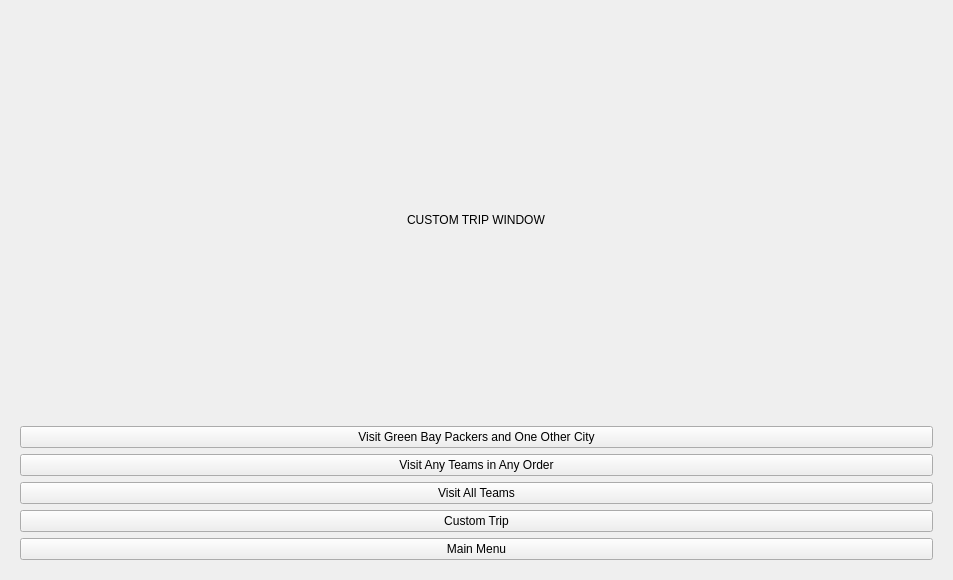
<?xml version="1.0" encoding="UTF-8"?>
<ui version="4.0">
 <class>tripselectwindow</class>
 <widget class="QWidget" name="tripselectwindow">
  <property name="geometry">
   <rect>
    <x>0</x>
    <y>0</y>
    <width>953</width>
    <height>580</height>
   </rect>
  </property>
  <property name="windowTitle">
   <string>Form</string>
  </property>
  <layout class="QGridLayout" name="gridLayout">
   <item row="0" column="0">
    <widget class="QStackedWidget" name="tripStackedWidget">
     <property name="currentIndex">
      <number>0</number>
     </property>
     <widget class="QWidget" name="CustomMainPage">
      <layout class="QGridLayout" name="gridLayout_5">
       <item row="0" column="0">
        <layout class="QHBoxLayout" name="horizontalLayout_16">
         <item>
          <spacer name="horizontalSpacer_10">
           <property name="orientation">
            <enum>Qt::Horizontal</enum>
           </property>
           <property name="sizeHint" stdset="0">
            <size>
             <width>40</width>
             <height>20</height>
            </size>
           </property>
          </spacer>
         </item>
         <item>
          <widget class="QLabel" name="label">
           <property name="text">
            <string>CUSTOM TRIP WINDOW</string>
           </property>
          </widget>
         </item>
         <item>
          <spacer name="horizontalSpacer_11">
           <property name="orientation">
            <enum>Qt::Horizontal</enum>
           </property>
           <property name="sizeHint" stdset="0">
            <size>
             <width>40</width>
             <height>20</height>
            </size>
           </property>
          </spacer>
         </item>
        </layout>
       </item>
       <item row="1" column="0">
        <layout class="QVBoxLayout" name="verticalLayout">
         <item>
          <widget class="QPushButton" name="DJPushButton">
           <property name="text">
            <string>Visit Green Bay Packers and One Other City</string>
           </property>
          </widget>
         </item>
         <item>
          <widget class="QPushButton" name="OrderPushButton">
           <property name="text">
            <string>Visit Any Teams in Any Order</string>
           </property>
          </widget>
         </item>
         <item>
          <widget class="QPushButton" name="PatriotsPushButton">
           <property name="text">
            <string>Visit All Teams</string>
           </property>
          </widget>
         </item>
         <item>
          <widget class="QPushButton" name="CustomPushButton">
           <property name="text">
            <string>Custom Trip</string>
           </property>
          </widget>
         </item>
         <item>
          <widget class="QPushButton" name="mainMenuPushButton">
           <property name="text">
            <string>Main Menu</string>
           </property>
          </widget>
         </item>
        </layout>
       </item>
      </layout>
     </widget>
     <widget class="QWidget" name="DJTrip">
      <layout class="QGridLayout" name="gridLayout_6">
       <item row="0" column="0">
        <layout class="QHBoxLayout" name="horizontalLayout_18">
         <item>
          <spacer name="horizontalSpacer_14">
           <property name="orientation">
            <enum>Qt::Horizontal</enum>
           </property>
           <property name="sizeHint" stdset="0">
            <size>
             <width>40</width>
             <height>20</height>
            </size>
           </property>
          </spacer>
         </item>
         <item>
          <widget class="QPushButton" name="goBackPushButton">
           <property name="text">
            <string>Go Back</string>
           </property>
          </widget>
         </item>
        </layout>
       </item>
       <item row="1" column="0">
        <layout class="QHBoxLayout" name="horizontalLayout_17">
         <item>
          <spacer name="horizontalSpacer_12">
           <property name="orientation">
            <enum>Qt::Horizontal</enum>
           </property>
           <property name="sizeHint" stdset="0">
            <size>
             <width>40</width>
             <height>20</height>
            </size>
           </property>
          </spacer>
         </item>
         <item>
          <widget class="QLabel" name="label_3">
           <property name="font">
            <font>
             <pointsize>24</pointsize>
            </font>
           </property>
           <property name="text">
            <string>Visit Packers and One Other Team</string>
           </property>
          </widget>
         </item>
         <item>
          <spacer name="horizontalSpacer_13">
           <property name="orientation">
            <enum>Qt::Horizontal</enum>
           </property>
           <property name="sizeHint" stdset="0">
            <size>
             <width>40</width>
             <height>20</height>
            </size>
           </property>
          </spacer>
         </item>
        </layout>
       </item>
       <item row="2" column="0">
        <spacer name="verticalSpacer">
         <property name="orientation">
          <enum>Qt::Vertical</enum>
         </property>
         <property name="sizeHint" stdset="0">
          <size>
           <width>20</width>
           <height>175</height>
          </size>
         </property>
        </spacer>
       </item>
       <item row="3" column="0">
        <layout class="QVBoxLayout" name="verticalLayout_7">
         <item>
          <widget class="QLabel" name="label_4">
           <property name="text">
            <string>Choose Another Team to Visit:</string>
           </property>
          </widget>
         </item>
         <item>
          <layout class="QHBoxLayout" name="horizontalLayout_3">
           <item>
            <widget class="QComboBox" name="DJTeamsComboBox"/>
           </item>
           <item>
            <widget class="QPushButton" name="DJSelectPushButton">
             <property name="text">
              <string>Select</string>
             </property>
            </widget>
           </item>
          </layout>
         </item>
         <item>
          <layout class="QHBoxLayout" name="horizontalLayout_4">
           <item>
            <widget class="QLabel" name="label_5">
             <property name="font">
              <font>
               <pointsize>12</pointsize>
              </font>
             </property>
             <property name="text">
              <string>Distance Traveled:</string>
             </property>
            </widget>
           </item>
           <item>
            <widget class="QLabel" name="DJCostLabel">
             <property name="font">
              <font>
               <pointsize>12</pointsize>
              </font>
             </property>
             <property name="text">
              <string/>
             </property>
            </widget>
           </item>
          </layout>
         </item>
        </layout>
       </item>
       <item row="4" column="0">
        <spacer name="verticalSpacer_2">
         <property name="orientation">
          <enum>Qt::Vertical</enum>
         </property>
         <property name="sizeHint" stdset="0">
          <size>
           <width>20</width>
           <height>174</height>
          </size>
         </property>
        </spacer>
       </item>
      </layout>
     </widget>
     <widget class="QWidget" name="CustomTrip">
      <layout class="QGridLayout" name="gridLayout_4">
       <item row="0" column="0">
        <layout class="QVBoxLayout" name="verticalLayout_6">
         <item>
          <layout class="QHBoxLayout" name="horizontalLayout_15">
           <item>
            <spacer name="horizontalSpacer_8">
             <property name="orientation">
              <enum>Qt::Horizontal</enum>
             </property>
             <property name="sizeHint" stdset="0">
              <size>
               <width>40</width>
               <height>20</height>
              </size>
             </property>
            </spacer>
           </item>
           <item>
            <widget class="QLabel" name="label_6">
             <property name="font">
              <font>
               <pointsize>24</pointsize>
              </font>
             </property>
             <property name="text">
              <string>Custom Trip</string>
             </property>
            </widget>
           </item>
           <item>
            <spacer name="horizontalSpacer_9">
             <property name="orientation">
              <enum>Qt::Horizontal</enum>
             </property>
             <property name="sizeHint" stdset="0">
              <size>
               <width>40</width>
               <height>20</height>
              </size>
             </property>
            </spacer>
           </item>
          </layout>
         </item>
         <item>
          <layout class="QHBoxLayout" name="horizontalLayout_5">
           <item>
            <widget class="QTableView" name="teamsCustomTableView"/>
           </item>
           <item>
            <widget class="QTableView" name="customTripTableView_2"/>
           </item>
          </layout>
         </item>
        </layout>
       </item>
       <item row="1" column="0">
        <layout class="QHBoxLayout" name="horizontalLayout_6">
         <item>
          <widget class="QComboBox" name="customTeamsComboBox"/>
         </item>
         <item>
          <widget class="QPushButton" name="addCustomTeamPushButton">
           <property name="text">
            <string>Add Team</string>
           </property>
          </widget>
         </item>
         <item>
          <widget class="QPushButton" name="calcCustomDistancePushButton">
           <property name="text">
            <string>Calculate Distance</string>
           </property>
          </widget>
         </item>
         <item>
          <widget class="QPushButton" name="customTripBeginFastestPushButton">
           <property name="text">
            <string>Begin Trip</string>
           </property>
          </widget>
         </item>
        </layout>
       </item>
      </layout>
     </widget>
     <widget class="QWidget" name="AllTeamTrip">
      <widget class="QWidget" name="verticalLayoutWidget">
       <property name="geometry">
        <rect>
         <x>10</x>
         <y>10</y>
         <width>911</width>
         <height>491</height>
        </rect>
       </property>
       <layout class="QVBoxLayout" name="verticalLayout_8">
        <item>
         <layout class="QHBoxLayout" name="horizontalLayout_19">
          <item>
           <spacer name="horizontalSpacer_15">
            <property name="orientation">
             <enum>Qt::Horizontal</enum>
            </property>
            <property name="sizeHint" stdset="0">
             <size>
              <width>40</width>
              <height>20</height>
             </size>
            </property>
           </spacer>
          </item>
          <item>
           <widget class="QLabel" name="label_10">
            <property name="font">
             <font>
              <pointsize>16</pointsize>
             </font>
            </property>
            <property name="text">
             <string>Visit All Teams Starting With New England Patriots</string>
            </property>
           </widget>
          </item>
          <item>
           <spacer name="horizontalSpacer_16">
            <property name="orientation">
             <enum>Qt::Horizontal</enum>
            </property>
            <property name="sizeHint" stdset="0">
             <size>
              <width>40</width>
              <height>20</height>
             </size>
            </property>
           </spacer>
          </item>
         </layout>
        </item>
        <item>
         <widget class="QTableView" name="AllTeamTableView"/>
        </item>
       </layout>
      </widget>
      <widget class="QWidget" name="horizontalLayoutWidget_2">
       <property name="geometry">
        <rect>
         <x>10</x>
         <y>510</y>
         <width>911</width>
         <height>51</height>
        </rect>
       </property>
       <layout class="QHBoxLayout" name="horizontalLayout_20">
        <item>
         <spacer name="horizontalSpacer_17">
          <property name="orientation">
           <enum>Qt::Horizontal</enum>
          </property>
          <property name="sizeHint" stdset="0">
           <size>
            <width>40</width>
            <height>20</height>
           </size>
          </property>
         </spacer>
        </item>
        <item>
         <widget class="QPushButton" name="AllTeamBeginPushButton">
          <property name="text">
           <string>Calc Route</string>
          </property>
         </widget>
        </item>
        <item>
         <widget class="QPushButton" name="pushButton">
          <property name="text">
           <string>BeginTrip</string>
          </property>
         </widget>
        </item>
        <item>
         <spacer name="horizontalSpacer_18">
          <property name="orientation">
           <enum>Qt::Horizontal</enum>
          </property>
          <property name="sizeHint" stdset="0">
           <size>
            <width>40</width>
            <height>20</height>
           </size>
          </property>
         </spacer>
        </item>
       </layout>
      </widget>
     </widget>
     <widget class="QWidget" name="UserOrderTrip">
      <layout class="QGridLayout" name="gridLayout_3">
       <item row="0" column="0">
        <layout class="QVBoxLayout" name="verticalLayout_5">
         <item>
          <layout class="QHBoxLayout" name="horizontalLayout_14">
           <item>
            <spacer name="horizontalSpacer_6">
             <property name="orientation">
              <enum>Qt::Horizontal</enum>
             </property>
             <property name="sizeHint" stdset="0">
              <size>
               <width>40</width>
               <height>20</height>
              </size>
             </property>
            </spacer>
           </item>
           <item>
            <widget class="QLabel" name="label_2">
             <property name="font">
              <font>
               <pointsize>24</pointsize>
              </font>
             </property>
             <property name="text">
              <string>Custom Order Trip</string>
             </property>
            </widget>
           </item>
           <item>
            <spacer name="horizontalSpacer_7">
             <property name="orientation">
              <enum>Qt::Horizontal</enum>
             </property>
             <property name="sizeHint" stdset="0">
              <size>
               <width>40</width>
               <height>20</height>
              </size>
             </property>
            </spacer>
           </item>
          </layout>
         </item>
         <item>
          <layout class="QHBoxLayout" name="horizontalLayout">
           <item>
            <widget class="QTableView" name="teamsTableView"/>
           </item>
           <item>
            <widget class="QTableView" name="customTripTableView"/>
           </item>
          </layout>
         </item>
        </layout>
       </item>
       <item row="1" column="0">
        <layout class="QHBoxLayout" name="horizontalLayout_2">
         <item>
          <widget class="QComboBox" name="teamsComboBox"/>
         </item>
         <item>
          <widget class="QPushButton" name="addOrderTeamPushButton">
           <property name="text">
            <string>Add Team</string>
           </property>
          </widget>
         </item>
         <item>
          <widget class="QPushButton" name="calcDistancePushButton">
           <property name="text">
            <string>Calculate Distance</string>
           </property>
          </widget>
         </item>
         <item>
          <widget class="QPushButton" name="BeginTripPushButton">
           <property name="text">
            <string>Begin Trip</string>
           </property>
          </widget>
         </item>
        </layout>
       </item>
      </layout>
     </widget>
     <widget class="QWidget" name="SouvenirPurchasePage">
      <layout class="QGridLayout" name="gridLayout_2">
       <item row="1" column="0">
        <layout class="QHBoxLayout" name="horizontalLayout_12">
         <item>
          <spacer name="horizontalSpacer_4">
           <property name="orientation">
            <enum>Qt::Horizontal</enum>
           </property>
           <property name="sizeHint" stdset="0">
            <size>
             <width>40</width>
             <height>20</height>
            </size>
           </property>
          </spacer>
         </item>
         <item>
          <widget class="QLabel" name="label_9">
           <property name="styleSheet">
            <string notr="true">font: 18pt &quot;Segoe UI&quot;;</string>
           </property>
           <property name="text">
            <string>Souvenir Page</string>
           </property>
          </widget>
         </item>
         <item>
          <spacer name="horizontalSpacer_5">
           <property name="orientation">
            <enum>Qt::Horizontal</enum>
           </property>
           <property name="sizeHint" stdset="0">
            <size>
             <width>40</width>
             <height>20</height>
            </size>
           </property>
          </spacer>
         </item>
        </layout>
       </item>
       <item row="0" column="0">
        <layout class="QHBoxLayout" name="horizontalLayout_11">
         <item>
          <spacer name="horizontalSpacer_3">
           <property name="orientation">
            <enum>Qt::Horizontal</enum>
           </property>
           <property name="sizeHint" stdset="0">
            <size>
             <width>40</width>
             <height>20</height>
            </size>
           </property>
          </spacer>
         </item>
         <item>
          <widget class="QPushButton" name="endTripPushButton">
           <property name="text">
            <string>End Trip</string>
           </property>
          </widget>
         </item>
        </layout>
       </item>
       <item row="2" column="0">
        <layout class="QHBoxLayout" name="horizontalLayout_10">
         <item>
          <layout class="QHBoxLayout" name="horizontalLayout_7">
           <item>
            <widget class="QComboBox" name="teamComboBox">
             <property name="minimumSize">
              <size>
               <width>150</width>
               <height>0</height>
              </size>
             </property>
            </widget>
           </item>
           <item>
            <widget class="QPushButton" name="pushButton_2">
             <property name="text">
              <string>Select Team</string>
             </property>
            </widget>
           </item>
          </layout>
         </item>
         <item>
          <spacer name="horizontalSpacer_2">
           <property name="orientation">
            <enum>Qt::Horizontal</enum>
           </property>
           <property name="sizeHint" stdset="0">
            <size>
             <width>40</width>
             <height>20</height>
            </size>
           </property>
          </spacer>
         </item>
        </layout>
       </item>
       <item row="5" column="0">
        <layout class="QHBoxLayout" name="horizontalLayout_13">
         <item>
          <layout class="QVBoxLayout" name="verticalLayout_2">
           <item>
            <widget class="QLabel" name="label_7">
             <property name="text">
              <string>Distance Table</string>
             </property>
            </widget>
           </item>
           <item>
            <widget class="QTableView" name="customTripDistanceTableView"/>
           </item>
          </layout>
         </item>
         <item>
          <layout class="QVBoxLayout" name="verticalLayout_3">
           <item>
            <widget class="QLabel" name="label_8">
             <property name="text">
              <string>Receipt Table</string>
             </property>
            </widget>
           </item>
           <item>
            <widget class="QTableView" name="receiptTableView"/>
           </item>
          </layout>
         </item>
         <item>
          <layout class="QVBoxLayout" name="verticalLayout_4">
           <item>
            <widget class="QLabel" name="totalAmountSpentLabel">
             <property name="text">
              <string/>
             </property>
            </widget>
           </item>
           <item>
            <widget class="QTableView" name="totalSpentTableView"/>
           </item>
          </layout>
         </item>
        </layout>
       </item>
       <item row="3" column="0">
        <layout class="QHBoxLayout" name="horizontalLayout_9">
         <item>
          <layout class="QHBoxLayout" name="horizontalLayout_8">
           <item>
            <widget class="QComboBox" name="SouvenirComboBox">
             <property name="minimumSize">
              <size>
               <width>150</width>
               <height>0</height>
              </size>
             </property>
            </widget>
           </item>
           <item>
            <widget class="QLineEdit" name="quantityLineEdit">
             <property name="text">
              <string/>
             </property>
             <property name="placeholderText">
              <string>Quantity</string>
             </property>
            </widget>
           </item>
           <item>
            <widget class="QPushButton" name="addSouvenirButton">
             <property name="text">
              <string>Add Souvenir</string>
             </property>
            </widget>
           </item>
          </layout>
         </item>
         <item>
          <spacer name="horizontalSpacer">
           <property name="orientation">
            <enum>Qt::Horizontal</enum>
           </property>
           <property name="sizeHint" stdset="0">
            <size>
             <width>40</width>
             <height>20</height>
            </size>
           </property>
          </spacer>
         </item>
        </layout>
       </item>
       <item row="4" column="0">
        <widget class="QLabel" name="errorCheck">
         <property name="styleSheet">
          <string notr="true">color:rgb(255, 0, 0)</string>
         </property>
         <property name="text">
          <string/>
         </property>
        </widget>
       </item>
      </layout>
     </widget>
    </widget>
   </item>
  </layout>
 </widget>
 <resources/>
 <connections/>
</ui>
